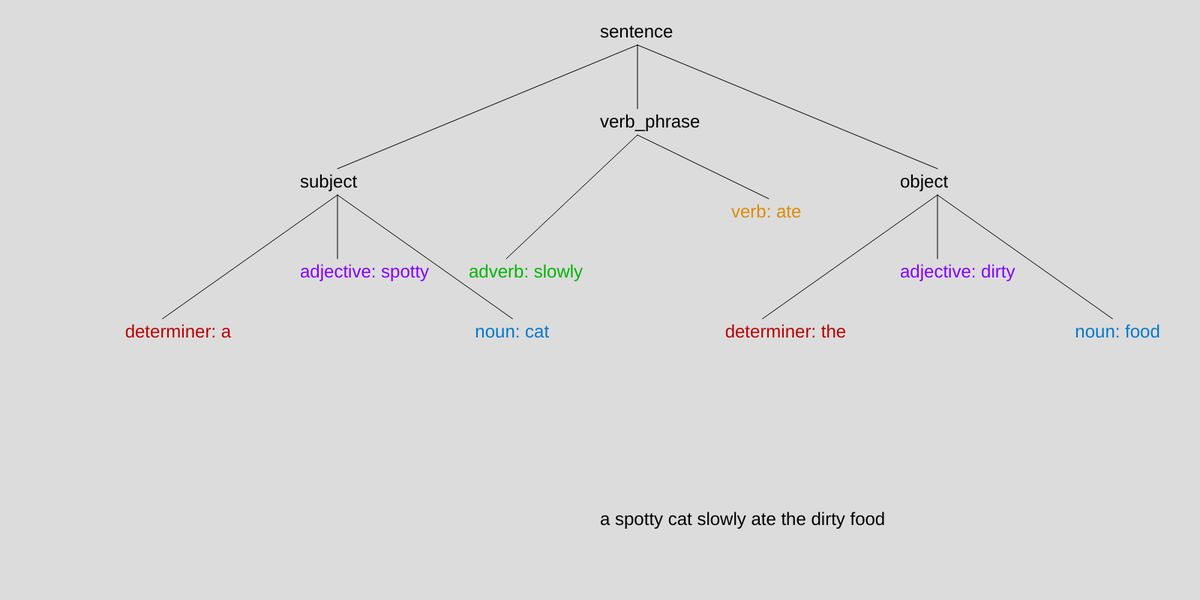
Frame 1 (no input)
Frame 60 (no input): identical to frame 1, image omitted
Frame 120 (the mouse pressed at the canvas centre since frame 60): identical to frame 1, image omitted

The p5.js sketch that drew this single still picture (run headless with seeded random() and noise() and a simulated clock; from frame 60 on, the mouse is pressed at the canvas centre):

// p5.js sketch
// ── sketch.js
var input = {
    subject: {
        determiner: "a",
        adjective: "spotty",
        noun: "cat"
    },
    verb_phrase: {
        adverb: "slowly",
        verb: "ate"
    },
    object: {
        determiner: "the",
        adjective: "dirty",
        noun: "food"
    }
};

var sentenceNode;
var sentenceText;

function setup() {
    createCanvas(1600, 800);
    sentenceNode = treeFromJSON(input, sentenceNode);
    sentenceText = sentenceFromTree(sentenceNode);
    console.log(sentenceNode);
    console.log(sentenceText);
}

function draw() {
    background(220);
    fill(0);
    textSize(24);

    sentenceNode.draw(width / 2, 50);
    text(sentenceText, width / 2, height - 100);
}

function treeFromJSON(json, parent) {
    if (parent === undefined) {
        parent = new Node(null, "sentence");
    }

    for (let key in json) {
        // The part of speech should be the key
        let partOfSpeech = key.toString();

        // If we've reached the last node
        if (typeof (json[key]) === "string") {
            parent.children.push(new Node(parent, partOfSpeech, json[key]));
        } else {
            parent.children.push(treeFromJSON(json[key], new Node(parent, partOfSpeech)));
        }
    }

    return parent;
}

function sentenceFromTree(node) {
    let part = "";
    for (let i = 0; i < node.children.length; i++) {
        let child = node.children[i];
        if (child.data !== undefined) {
            part += (child.data + " ");
        } else {
            part += (sentenceFromTree(child));
        }
    }
    return part;
}
// ── node.js
class Node {
    constructor(parent, partOfSpeech, data) {
        this.parent = parent;
        this.partOfSpeech = partOfSpeech;
        this.data = data;

        this.children = [];
    }

    draw(x, y, depth = 0) {
        // Formatting
        switch (this.partOfSpeech) {
            case "noun":
                fill(0, 120, 200);
                break;
            case "verb":
                fill(220, 140, 0);
                break;
            case "adjective":
                fill(130, 0, 255);
                break;
            case "adverb":
                fill(0, 180, 0);
                break;
            case "determiner":
                fill(180, 0, 0);
                break;

            default:
                fill(0);
                break;
        }

        if (this.data !== undefined) {
            text(this.partOfSpeech + ": " + this.data, x, y);
        } else {
            text(this.partOfSpeech, x, y);
        }

        for (let i = 0; i < this.children.length; i++) {
            let horizontalSpacing = 1000 / (depth + 1) + 200;
            let childX = x + horizontalSpacing * (i - (this.children.length - 1) * 0.5) / this.children.length;
            let childY = i % 2 === 1 ? y + 120 : y + 200;
            this.children[i].draw(childX, childY, depth + 1);
            fill(0);
            line(x + 50, y + 10, childX + 50, childY - 25);
        }
    }
}
// ── verb.js
class Verb {
    constructor(infinitive) {
        this.infinitive = infinitive;

        this.stem = infinitive.split("to ")[1];
        this.pastParticiple = this.stem + "ed";
        this.presentParticiple = this.stem + "ing";

        this.forms = {
            "present": {
                "singular": {
                    1: this.stem,
                    2: this.stem,
                    3: this.stem + "s"
                },
                "plural": {
                    1: this.stem,
                    2: this.stem,
                    3: this.stem
                }
            },
            "past": {
                "singular": {
                    1: this.pastParticiple,
                    2: this.pastParticiple,
                    3: this.pastParticiple
                },
                "plural": {
                    1: this.pastParticiple,
                    2: this.pastParticiple,
                    3: this.pastParticiple
                }
            }
        }

        // Special cases
        if (this.stem.match(/(ch|sh|x|z|ss|o)$/)) { // -ch, -sh, -x, -z, -ss, -o
            this.forms["present"]["singular"][3] = this.stem + "es";
        } else if (this.stem.match(/y$/)) { // -y
            this.forms["present"]["singular"][3] = this.stem.replace(/y$/, "ies");

            this.pastParticiple = this.stem.replace(/y$/, "ied");
            this.forms["past"]["singular"] = [null, this.pastParticiple, this.pastParticiple, this.pastParticiple];
            this.forms["past"]["plural"] = [null, this.pastParticiple, this.pastParticiple, this.pastParticiple];
        } else if (this.stem.match(/e$/)) { // -e
            this.forms["present"]["singular"][3] = this.stem + "s";

            this.pastParticiple = this.stem + "d";
            this.forms["past"]["singular"] = [null, this.pastParticiple, this.pastParticiple, this.pastParticiple];
            this.forms["past"]["plural"] = [null, this.pastParticiple, this.pastParticiple, this.pastParticiple];
        }
    }

    // person is a number between 1 and 3
    // number is either "singular" or "plural"
    // tense is either "past", "present" or "future"
    // aspect is either "simple", "perfect", "continuous" or "perfect continuous"
    conjugate(person, number, tense, aspect) {

        let auxiliaryVerbs = "";

        // Continuous aspect -> Simple of 'to be' + present participle
        if (aspect === "continuous") {
            auxiliaryVerbs = verbToBe.conjugate(person, number, tense, "simple") + " ";
            return auxiliaryVerbs + this.presentParticiple;
        }

        // Perfect continuous aspect -> Perfect of 'to be' + present participle
        if (aspect === "perfect continuous") {
            auxiliaryVerbs = verbToBe.conjugate(person, number, tense, "perfect") + " ";
            return auxiliaryVerbs + this.presentParticiple;
        }

        // Perfect aspect -> Simple of 'to have' + past participle
        if (aspect === "perfect") {
            auxiliaryVerbs = verbToHave.conjugate(person, number, tense, "simple") + " ";
            return auxiliaryVerbs + this.pastParticiple;
            // return auxiliaryVerbs + this.getParticiple();
        }

        // Simple future -> 'will' + stem
        if (tense === "future") {
            return "will " + this.stem;
        }

        // Otherwise (i.e. for present simple and past simple), use the forms lookup object
        return this.forms[tense][number][person];
    }
}

// Define irregular verbs
const verbToBe = new Verb("to be");
verbToBe.presentParticiple = "being"
verbToBe.pastParticiple = "been";
verbToBe.forms = {
    "present": {
        "singular": {
            1: "am",
            2: "are",
            3: "is"
        },
        "plural": {
            1: "are",
            2: "are",
            3: "are"
        }
    },
    "past": {
        "singular": {
            1: "was",
            2: "were",
            3: "was"
        },
        "plural": {
            1: "were",
            2: "were",
            3: "were"
        }
    }
}

const verbToHave = new Verb("to have");
verbToHave.presentParticiple = "having"
verbToHave.pastParticiple = "had";
verbToHave.forms = {
    "present": {
        "singular": {
            1: "have",
            2: "have",
            3: "has"
        },
        "plural": {
            1: "have",
            2: "have",
            3: "have"
        }
    },
    "past": {
        "singular": {
            1: "had",
            2: "had",
            3: "had"
        },
        "plural": {
            1: "had",
            2: "had",
            3: "had"
        }
    }
}

const verbToEat = new Verb("to eat");
verbToEat.presentParticiple = "eating"
verbToEat.pastParticiple = "eaten";
verbToEat.forms = {
    "present": {
        "singular": {
            1: "eat",
            2: "eat",
            3: "eats"
        },
        "plural": {
            1: "eat",
            2: "eat",
            3: "eat"
        }
    },
    "past": {
        "singular": {
            1: "ate",
            2: "ate",
            3: "ate"
        },
        "plural": {
            1: "ate",
            2: "ate",
            3: "ate"
        }
    }
}
